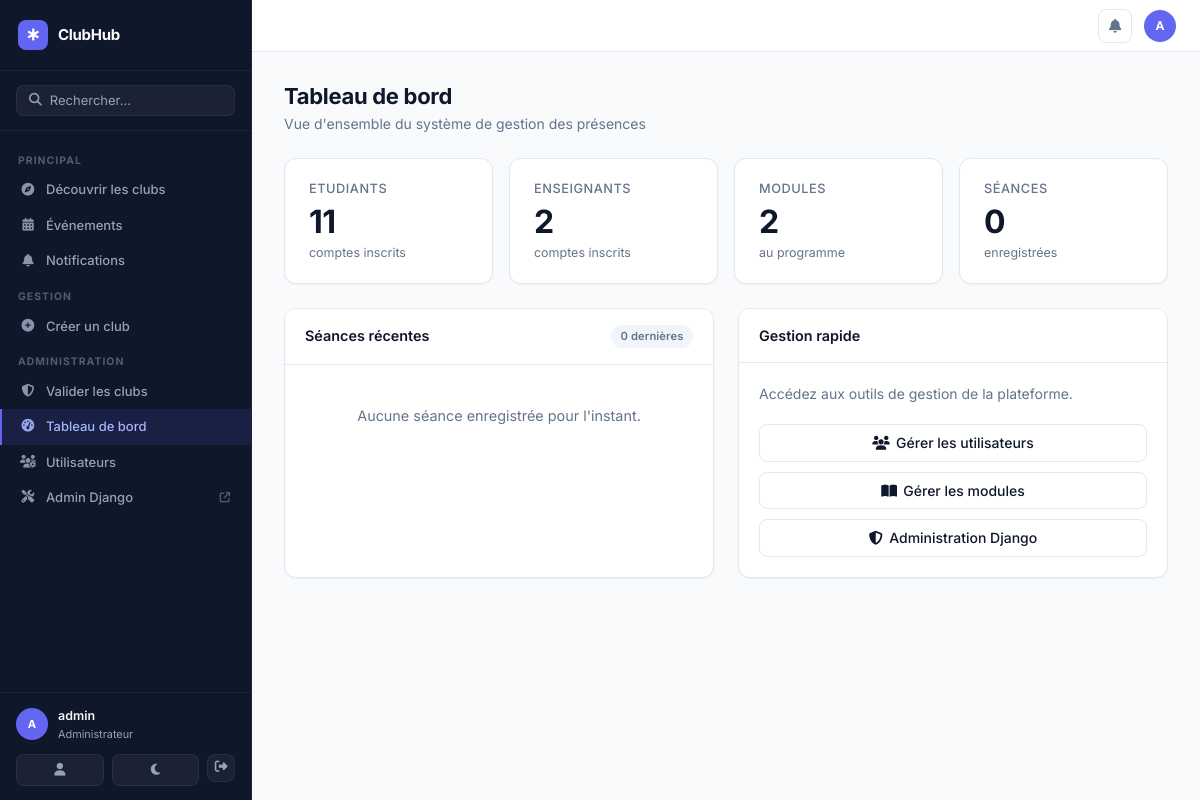
The page /dashboard/admin/ (signed in) on the database its author committed.
### presences/models.py (models this page shows, shortened)
class Utilisateur(AbstractUser):
    ROLE_ADMIN = 'admin'
    ROLE_ENSEIGNANT = 'enseignant'
    ROLE_ETUDIANT = 'etudiant'
    ROLE_CLUB_MANAGER = 'club_manager'
    ROLE_CHOICES = (
        ('admin', 'Administrateur'),
        ('enseignant', 'Enseignant'),
        ('etudiant', 'Étudiant'),
        ('club_manager', 'Responsable de Club'),
    )
    role = models.CharField(max_length=20, choices=ROLE_CHOICES, default='etudiant')
    cne = models.CharField(max_length=20, blank=True, null=True)
    filiere = models.CharField(max_length=50, blank=True, null=True)
    bio = models.TextField(blank=True, default='')
    avatar = models.ImageField(upload_to='avatars/', null=True, blank=True)
    phone = models.CharField(max_length=20, blank=True, default='')
    university = models.CharField(max_length=200, blank=True, default='EMSI')
    website = models.URLField(blank=True, default='')
    linkedin = models.URLField(blank=True, default='')
    @property
    def is_platform_admin(self):
        return self.role == self.ROLE_ADMIN
    def get_initials(self):
        parts = []
        if self.first_name:
            parts.append(self.first_name[0].upper())
        if self.last_name:
            parts.append(self.last_name[0].upper())
        if not parts:
            parts.append(self.username[0].upper())
        return ''.join(parts[:2])

### presences/views.py (the view, shortened to what this page needs)
# urls.py: path('dashboard/admin/', pres_views.dashboard_admin, name='dashboard_admin'),
@login_required
def dashboard_admin(request):
    if request.user.role != 'admin':
        return redirect('home')
    recent = Seance.objects.all().order_by('-date', '-heure').select_related('module', 'enseignant')[:6]
    recent_seances = []
    context = {
        'total_etudiants': Utilisateur.objects.filter(role='etudiant').count(),
        'total_enseignants': Utilisateur.objects.filter(role='enseignant').count(),
        'total_modules': Module.objects.count(),
        'total_seances': Seance.objects.count(),
        'recent_seances': recent_seances,
    }
    return render(request, 'presences/admin_dashboard.html', context)

### notifications/context_processors.py (called while the page is built)
def notifications_context(request):
    ctx = {'unread_notif_count': 0, 'pending_clubs_count': 0}
    if request.user.is_authenticated:
        ctx['unread_notif_count'] = request.user.notifications.filter(is_read=False).count()
        if getattr(request.user, 'is_platform_admin', False):
            from clubs.models import Club
            ctx['pending_clubs_count'] = Club.objects.filter(status='pending').count()
    return ctx

### templates/presences/admin_dashboard.html (shortened to what this page needs)
{% extends 'base.html' %}
{% block content %}
<div class="flex-between mb-6">
    <div>
        <h1 style="font-size: 1.375rem; font-weight: 700; letter-spacing: -0.3px;">Tableau de bord</h1>
        <p class="text-muted text-sm">Vue d'ensemble du système de gestion des présences</p>
    </div>
</div>
<div class="stats-grid">
    <div class="stat-card">
        <div class="stat-label">Etudiants</div>
        <div class="stat-value">{{ total_etudiants }}</div>
        <div class="stat-sub">comptes inscrits</div>
    </div>
    <div class="stat-card">
        <div class="stat-label">Enseignants</div>
        <div class="stat-value">{{ total_enseignants }}</div>
        <div class="stat-sub">comptes inscrits</div>
    </div>
    <div class="stat-card">
        <div class="stat-label">Modules</div>
        <div class="stat-value">{{ total_modules }}</div>
        <div class="stat-sub">au programme</div>
    </div>
    <div class="stat-card">
        <div class="stat-label">Séances</div>
        <div class="stat-value">{{ total_seances }}</div>
        <div class="stat-sub">enregistrées</div>
    </div>
</div>
<div class="grid-halves">
    <div class="card">
        <div class="card-header">
            <span class="card-title">Séances récentes</span>
            <span class="badge badge-neutral">{{ recent_seances|length }} dernières</span>
        </div>
        {% if recent_seances %}
        <div class="table-wrapper">
            <table class="table">
                <thead>
                    <tr>
                        <th>Module</th>
                        <th>Enseignant</th>
                        <th>Date</th>
                        <th>Présences</th>
                    </tr>
                </thead>
                <tbody>
                    {% for s in recent_seances %}
                    <tr>
                        <td class="fw-600">{{ s.module.code }}</td>
                        <td class="text-muted">{{ s.enseignant.last_name }}</td>
                        <td>{{ s.date|date:"d/m/Y" }}</td>
                        <td>
                            <span class="fw-600">{{ s.presents }}</span>
                            <span class="text-muted text-sm">/ {{ s.total }}</span>
                        </td>
                    </tr>
                    {% endfor %}
                </tbody>
            </table>
        </div>
        {% else %}
        <div class="empty-state"><p>Aucune séance enregistrée pour l'instant.</p></div>
        {% endif %}
    </div>
    <div class="card">
        <div class="card-header"><span class="card-title">Gestion rapide</span></div>
        <div class="card-body">
            <p class="text-muted text-sm" style="margin-bottom: 1.25rem;">
                Accédez aux outils de gestion de la plateforme.
            </p>
            <div style="display: flex; flex-direction: column; gap: 0.625rem;">
                <a href="{% url 'admin_users' %}" class="btn btn-secondary btn-block">
                    <i class="fa-solid fa-users"></i> Gérer les utilisateurs
                </a>
                <a href="{% url 'admin_modules' %}" class="btn btn-secondary btn-block">
                    <i class="fa-solid fa-book-open"></i> Gérer les modules
                </a>
                <a href="/admin/" target="_blank" class="btn btn-secondary btn-block">
                    <i class="fa-solid fa-shield-halved"></i> Administration Django
                </a>
            </div>
        </div>
    </div>
</div>
{% endblock %}

### templates/base.html (shortened to what this page needs)
{% load static %}
<!DOCTYPE html>
<html lang="fr">
<head>
  <link rel="stylesheet" href="https://cdnjs.cloudflare.com/ajax/libs/font-awesome/6.5.0/css/all.min.css">
  <link rel="stylesheet" href="{% static 'css/style.css' %}">
  <link rel="stylesheet" href="{% static 'css/clubs.css' %}">
</head>
<body class="{% block body_class %}{% endblock %}">
{% if user.is_authenticated %}
<aside class="sidebar" id="sidebar">
  <div class="sidebar-brand">
    <a href="{% url 'club_list' %}" class="brand-link">
      <div class="brand-icon"><i class="fa-solid fa-star-of-life"></i></div>
      <span class="brand-name">ClubHub</span>
    </a>
  </div>
  <div class="sidebar-search">
    <form action="{% url 'club_list' %}" method="get">
      <div class="search-input-wrap">
        <i class="fa-solid fa-magnifying-glass"></i>
        <input type="text" name="q" placeholder="Rechercher..." class="sidebar-search-input">
      </div>
    </form>
  </div>
  <nav class="sidebar-nav">
    <div class="sidebar-section-label">Principal</div>
    <a href="{% url 'club_list' %}"
       class="sidebar-link {% if request.resolver_match.url_name == 'club_list' %}active{% endif %}">
      <i class="fa-solid fa-compass"></i>
      <span>Découvrir les clubs</span>
    </a>
    <a href="{% url 'event_list' %}"
       class="sidebar-link {% if 'event' in request.resolver_match.url_name %}active{% endif %}">
      <i class="fa-solid fa-calendar-days"></i>
      <span>Événements</span>
    </a>
    <a href="{% url 'notification_list' %}"
       class="sidebar-link {% if request.resolver_match.url_name == 'notification_list' %}active{% endif %}">
      <i class="fa-solid fa-bell"></i>
      <span>Notifications</span>
    </a>
    {% if user.role == 'admin' or user.role == 'club_manager' %}
    <div class="sidebar-section-label">Gestion</div>
    <a href="{% url 'club_create' %}"
       class="sidebar-link {% if request.resolver_match.url_name == 'club_create' %}active{% endif %}">
      <i class="fa-solid fa-plus-circle"></i>
      <span>Créer un club</span>
    </a>
    {% endif %}
    {% if user.role == 'admin' %}
    <div class="sidebar-section-label">Administration</div>
    <a href="{% url 'admin_clubs' %}"
       class="sidebar-link {% if 'admin_club' in request.resolver_match.url_name %}active{% endif %}">
      <i class="fa-solid fa-shield-halved"></i>
      <span>Valider les clubs</span>
    </a>
    <a href="{% url 'dashboard_admin' %}"
       class="sidebar-link {% if 'dashboard_admin' in request.resolver_match.url_name %}active{% endif %}">
      <i class="fa-solid fa-gauge-high"></i>
      <span>Tableau de bord</span>
    </a>
    <a href="{% url 'admin_users' %}" class="sidebar-link">
      <i class="fa-solid fa-users-gear"></i>
      <span>Utilisateurs</span>
    </a>
    <a href="/admin/" class="sidebar-link" target="_blank">
      <i class="fa-solid fa-screwdriver-wrench"></i>
      <span>Admin Django</span>
      <i class="fa-solid fa-arrow-up-right-from-square" style="font-size:.65rem;margin-left:auto;opacity:.5"></i>
    </a>
    {% endif %}
  </nav>
  <div class="sidebar-footer">
    <div class="sidebar-user">
      <div class="user-avatar-sm">
        {% if user.avatar %}
          <img src="{{ user.avatar.url }}" alt="" style="width:100%;height:100%;object-fit:cover;border-radius:50%;">
        {% else %}
          {{ user.get_initials }}
        {% endif %}
      </div>
      <div class="user-meta">
        <div class="user-name-sm">{{ user.get_full_name|default:user.username }}</div>
        <div class="user-role-sm">{{ user.get_role_display }}</div>
      </div>
    </div>
    <div class="sidebar-footer-actions">
      <a href="{% url 'profile' %}" class="sidebar-action-btn" title="Profil">
        <i class="fa-solid fa-user"></i>
      </a>
      <button class="sidebar-action-btn theme-toggle" id="themeToggle" title="Changer le thème">
        <i class="fa-solid fa-moon" id="themeIcon"></i>
      </button>
      <form method="post" action="{% url 'logout' %}" style="display:inline">
        <button type="submit" class="sidebar-action-btn sidebar-action-btn--danger" title="Déconnexion">
          <i class="fa-solid fa-right-from-bracket"></i>
        </button>
      </form>
    </div>
  </div>
</aside>
<div class="main-area">
  <header class="topbar">
    <div class="topbar-actions">
      <a href="{% url 'notification_list' %}" class="topbar-icon-btn" id="notif-btn">
        <i class="fa-solid fa-bell"></i>
      </a>
      <a href="{% url 'profile' %}" class="topbar-avatar">
        {% if user.avatar %}
          <img src="{{ user.avatar.url }}" alt="">
        {% else %}
          {{ user.get_initials }}
        {% endif %}
      </a>
    </div>
  </header>
  <main class="page-content">
    {% block content %}{% endblock %}
  </main>
</div>
{% else %}
<div class="public-layout">
  {% block public_content %}{% endblock %}
</div>
{% endif %}
</body>
</html>

### static/css/style.css (style rules this page uses)
:root { --primary: #2563EB; --primary-dark: #1D4ED8; --primary-light: #EFF6FF; --sidebar-bg: #1E293B; --sidebar-border: #334155; --sidebar-text: #94A3B8; --sidebar-text-active: #F8FAFC; --bg: #F1F5F9; --surface: #FFFFFF; --surface-secondary: #F8FAFC; --border: #E2E8F0; --text: #0F172A; --text-muted: #64748B; --text-light: #94A3B8; --danger: #DC2626; --danger-light: #FEF2F2; --success: #16A34A; --success-light: #F0FDF4; --warning: #D97706; --warning-light: #FFFBEB; --shadow-sm: 0 1px 2px 0 rgba(0, 0, 0, 0.05); --shadow: 0 1px 3px 0 rgba(0, 0, 0, 0.1), 0 1px 2px -1px rgba(0, 0, 0, 0.1); --shadow-md: 0 4px 6px -1px rgba(0, 0, 0, 0.1), 0 2px 4px -2px rgba(0, 0, 0, 0.1); --radius: 0.5rem; --radius-lg: 0.75rem; --sidebar-width: 240px; }
*, *::before, *::after { box-sizing: border-box; margin: 0; padding: 0; }
html { font-size: 16px; }
body { font-family: 'Inter', system-ui, -apple-system, sans-serif; color: var(--text); background: var(--bg); line-height: 1.5; -webkit-font-smoothing: antialiased; transition: background-color .2s ease, color .2s ease; }
.sidebar { width: var(--sidebar-width); background: var(--sidebar-bg); display: flex; flex-direction: column; flex-shrink: 0; position: fixed; top: 0; left: 0; height: 100vh; overflow-y: auto; z-index: 100; }
.sidebar-brand { padding: 1.375rem 1.25rem; font-size: 1rem; font-weight: 700; color: #F8FAFC; border-bottom: 1px solid var(--sidebar-border); letter-spacing: -0.3px; }
.sidebar-link { display: flex; align-items: center; gap: 0.625rem; padding: 0.5625rem 1.25rem; text-decoration: none; color: var(--sidebar-text); font-size: 0.875rem; font-weight: 500; transition: background 0.15s, color 0.15s; border-left: 2px solid transparent; }
.sidebar-link.active { background: rgba(37, 99, 235, 0.15); color: #60A5FA; border-left-color: #3B82F6; }
.sidebar-link i { width: 16px; font-size: 0.85rem; text-align: center; opacity: 0.85; }
.sidebar-footer { padding: 1rem 1.25rem; border-top: 1px solid var(--sidebar-border); }
.sidebar-user { display: flex; align-items: center; gap: 0.625rem; margin-bottom: 0.875rem; }
.main-area { margin-left: var(--sidebar-width); flex: 1; display: flex; flex-direction: column; min-height: 100vh; }
.card { background: var(--surface); border: 1px solid var(--border); border-radius: var(--radius-lg); box-shadow: var(--shadow-sm); overflow: hidden; }
.card-header { padding: 1rem 1.5rem; border-bottom: 1px solid var(--border); display: flex; justify-content: space-between; align-items: center; background: var(--surface); }
.card-title { font-size: 0.9375rem; font-weight: 600; color: var(--text); }
.card-body { padding: 1.5rem; }
.stats-grid { display: grid; grid-template-columns: repeat(auto-fit, minmax(180px, 1fr)); gap: 1rem; margin-bottom: 1.5rem; }
.stat-card { background: var(--surface); border: 1px solid var(--border); border-radius: var(--radius-lg); padding: 1.25rem 1.5rem; box-shadow: var(--shadow-sm); }
.stat-label { font-size: 0.8rem; font-weight: 500; color: var(--text-muted); text-transform: uppercase; letter-spacing: 0.04em; margin-bottom: 0.5rem; }
.stat-value { font-size: 2rem; font-weight: 700; color: var(--text); line-height: 1; letter-spacing: -0.5px; }
.stat-sub { font-size: 0.78rem; color: var(--text-muted); margin-top: 0.35rem; }
.btn { display: inline-flex; align-items: center; gap: 0.375rem; padding: 0.5rem 1rem; border-radius: var(--radius); border: 1px solid transparent; font-size: 0.875rem; font-weight: 500; cursor: pointer; text-decoration: none; transition: all 0.15s; white-space: nowrap; line-height: 1.4; font-family: inherit; }
.btn-secondary { background: var(--surface); color: var(--text); border-color: var(--border); }
.btn-block { width: 100%; justify-content: center; }
.badge { display: inline-flex; align-items: center; padding: 0.2rem 0.6rem; border-radius: 9999px; font-size: 0.72rem; font-weight: 600; letter-spacing: 0.02em; }
.badge-neutral { background: var(--surface-secondary); color: var(--text-muted); }
.empty-state { text-align: center; padding: 2.5rem 2rem; color: var(--text-muted); }
.empty-state p { font-size: 0.9rem; }
.grid-halves { display: grid; grid-template-columns: 1fr 1fr; gap: 1.5rem; }
.flex-between { display: flex; justify-content: space-between; align-items: center; }
.mb-6 { margin-bottom: 1.5rem; }
.text-muted { color: var(--text-muted); }
.text-sm { font-size: 0.875rem; }

### rows shown on the page
Utilisateur: get_initials "A", get_full_name "admin", role "Administrateur"

### other values the page prints
{{ total_etudiants }} "11"
{{ total_enseignants }} "2"
{{ total_modules }} "2"
{{ total_seances }} "0"
{{ recent_seances|length }} "0"
